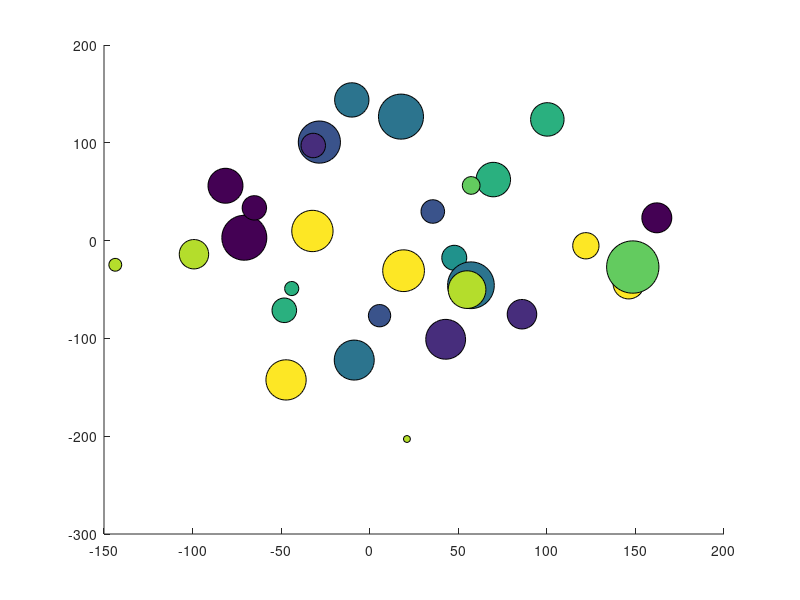

The MATLAB source for this figure: (Note: this script raises an error after producing the figure.)
x = 80 * randn(1, 30);
y = 80 * randn(size(x));
r = randi(1500, size(x));
c = randi(10, size(x));
fig = figure;
scatter(x, y, r, c, 'filled', 'MarkerEdgeColor', 'k')

% PLOTLY 
response = fig2plotly(fig,'filename','matlab_bubble_chart');
plotly_url = response.url;
